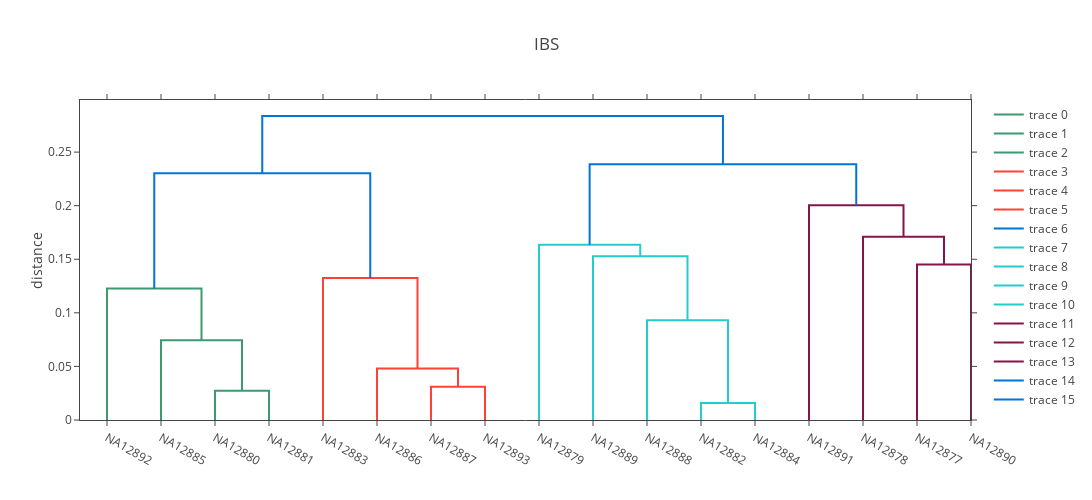

Notebook code for this chart:
### Code cell
import numpy as np
import plotly.offline as py
import plotly.figure_factory as ff
from plotly.offline import get_plotlyjs, init_notebook_mode

init_notebook_mode(connected=True)

OskarIBS = oskar.ibs(df).toPandas()
samples_list = []
samples_dict = {}
num_of_values = len(OskarIBS)
for i in range(len(OskarIBS)):
    sample = OskarIBS["samplePair"][i][0]
    if not sample in samples_dict:
        samples_list.append(sample)
        samples_dict[sample] = []
    samples_dict[sample].append(1-OskarIBS["distance"][i])
samples_dict[OskarIBS["samplePair"][num_of_values - 1][1]] = []
samples_list.append(OskarIBS["samplePair"][num_of_values - 1][1])

num_of_samples = len(samples_dict)
X = np.zeros((num_of_samples,num_of_samples))

for j in range(0, num_of_samples - 1):    
    for i in range(j + 1, num_of_samples):
        X[i,j] = samples_dict[samples_list[j]][i-1-j]
        X[j,i] = samples_dict[samples_list[j]][i-1-j]
        
fig = ff.create_dendrogram(X, labels=samples_list, color_threshold=0.21)
yaxis={"title": "distance"}
fig['layout'].update({'width':1440, 'height':500, 'showlegend':True, "title":"IBS", "yaxis":yaxis})
py.iplot(fig, filename='dendrogram')

### Figure 1 — Plotly figure (JSON) as saved in the notebook; plotly's stock layout.template omitted (floating-point values rounded to 4 significant figures)
{"data": [{"hoverinfo": "text", "marker": {"color": "rgb(61,153,112)"}, "mode": "lines", "type": "scatter", "uid": "3e399d7d-9046-45ac-bc99-d6deb98af2fd", "x": [25, 25, 35, 35], "xaxis": "x", "y": [0, 0.02719, 0.02719, 0], "yaxis": "y"}, {"hoverinfo": "text", "marker": {"color": "rgb(61,153,112)"}, "mode": "lines", "type": "scatter", "uid": "88f9605c-5984-45be-8fc7-b954ecee2a5a", "x": [15, 15, 30, 30], "xaxis": "x", "y": [0, 0.07432, 0.07432, 0.02719], "yaxis": "y"}, {"hoverinfo": "text", "marker": {"color": "rgb(61,153,112)"}, "mode": "lines", "type": "scatter", "uid": "1d9a5038-931f-4ace-bc45-79561bee5411", "x": [5, 5, 22.5, 22.5], "xaxis": "x", "y": [0, 0.1227, 0.1227, 0.07432], "yaxis": "y"}, {"hoverinfo": "text", "marker": {"color": "rgb(255,65,54)"}, "mode": "lines", "type": "scatter", "uid": "96c3840f-75b2-4c3b-b250-904c9c1501ae", "x": [65, 65, 75, 75], "xaxis": "x", "y": [0, 0.03114, 0.03114, 0], "yaxis": "y"}, {"hoverinfo": "text", "marker": {"color": "rgb(255,65,54)"}, "mode": "lines", "type": "scatter", "uid": "fa3349ba-ec25-4b15-824d-4c435bee80b1", "x": [55, 55, 70, 70], "xaxis": "x", "y": [0, 0.04814, 0.04814, 0.03114], "yaxis": "y"}, {"hoverinfo": "text", "marker": {"color": "rgb(255,65,54)"}, "mode": "lines", "type": "scatter", "uid": "b1bf2627-8a2c-4e36-accd-7bd2b58c4ca7", "x": [45, 45, 62.5, 62.5], "xaxis": "x", "y": [0, 0.1325, 0.1325, 0.04814], "yaxis": "y"}, {"hoverinfo": "text", "marker": {"color": "rgb(0,116,217)"}, "mode": "lines", "type": "scatter", "uid": "6e287e07-83a8-4119-a544-809f01979801", "x": [13.75, 13.75, 53.75, 53.75], "xaxis": "x", "y": [0.1227, 0.2302, 0.2302, 0.1325], "yaxis": "y"}, {"hoverinfo": "text", "marker": {"color": "rgb(35,205,205)"}, "mode": "lines", "type": "scatter", "uid": "e5962cd4-aa30-4cf1-a91c-6ea3d5ed0859", "x": [115, 115, 125, 125], "xaxis": "x", "y": [0, 0.01592, 0.01592, 0], "yaxis": "y"}, {"hoverinfo": "text", "marker": {"color": "rgb(35,205,205)"}, "mode": "lines", "type": "scatter", "uid": "35a2ec5f-e682-4426-8439-bdebdbac30c9", "x": [105, 105, 120, 120], "xaxis": "x", "y": [0, 0.0931, 0.0931, 0.01592], "yaxis": "y"}, {"hoverinfo": "text", "marker": {"color": "rgb(35,205,205)"}, "mode": "lines", "type": "scatter", "uid": "51aa408e-74a2-4765-9cc6-ca24e0d4fab6", "x": [95, 95, 112.5, 112.5], "xaxis": "x", "y": [0, 0.1527, 0.1527, 0.0931], "yaxis": "y"}, {"hoverinfo": "text", "marker": {"color": "rgb(35,205,205)"}, "mode": "lines", "type": "scatter", "uid": "c0ded52e-1cc4-494c-b27a-aabc63daf2df", "x": [85, 85, 103.8, 103.8], "xaxis": "x", "y": [0, 0.1634, 0.1634, 0.1527], "yaxis": "y"}, {"hoverinfo": "text", "marker": {"color": "rgb(133,20,75)"}, "mode": "lines", "type": "scatter", "uid": "dbe78006-ec03-4aee-9d7d-619a82ffee71", "x": [155, 155, 165, 165], "xaxis": "x", "y": [0, 0.1451, 0.1451, 0], "yaxis": "y"}, {"hoverinfo": "text", "marker": {"color": "rgb(133,20,75)"}, "mode": "lines", "type": "scatter", "uid": "1a2c8ed8-b311-4723-8135-d2695771b526", "x": [145, 145, 160, 160], "xaxis": "x", "y": [0, 0.171, 0.171, 0.1451], "yaxis": "y"}, {"hoverinfo": "text", "marker": {"color": "rgb(133,20,75)"}, "mode": "lines", "type": "scatter", "uid": "4ebfccd2-8aaf-481d-b592-99be6767c0c2", "x": [135, 135, 152.5, 152.5], "xaxis": "x", "y": [0, 0.2003, 0.2003, 0.171], "yaxis": "y"}, {"hoverinfo": "text", "marker": {"color": "rgb(0,116,217)"}, "mode": "lines", "type": "scatter", "uid": "19256bdf-c1b3-4242-b031-babd9ad2dd05", "x": [94.38, 94.38, 143.8, 143.8], "xaxis": "x", "y": [0.1634, 0.2386, 0.2386, 0.2003], "yaxis": "y"}, {"hoverinfo": "text", "marker": {"color": "rgb(0,116,217)"}, "mode": "lines", "type": "scatter", "uid": "c48880e5-f426-46b4-8b95-29cc0b519489", "x": [33.75, 33.75, 119.1, 119.1], "xaxis": "x", "y": [0.2302, 0.2837, 0.2837, 0.2386], "yaxis": "y"}], "layout": {"autosize": false, "height": 500, "hovermode": "closest", "showlegend": true, "title": "IBS", "width": 1440, "xaxis": {"autorange": true, "mirror": "allticks", "range": [0, 165], "rangemode": "tozero", "showgrid": false, "showline": true, "showticklabels": true, "tickmode": "array", "ticks": "outside", "ticktext": ["NA12892", "NA12885", "NA12880", "NA12881", "NA12883", "NA12886", "NA12887", "NA12893", "NA12879", "NA12889", "NA12888", "NA12882", "NA12884", "NA12891", "NA12878", "NA12877", "NA12890"], "tickvals": [5, 15, 25, 35, 45, 55, 65, 75, 85, 95, 105, 115, 125, 135, 145, 155, 165], "type": "linear", "zeroline": false}, "yaxis": {"autorange": true, "mirror": "allticks", "range": [0, 0.2986], "rangemode": "tozero", "showgrid": false, "showline": true, "showticklabels": true, "ticks": "outside", "title": "distance", "type": "linear", "zeroline": false}}}
